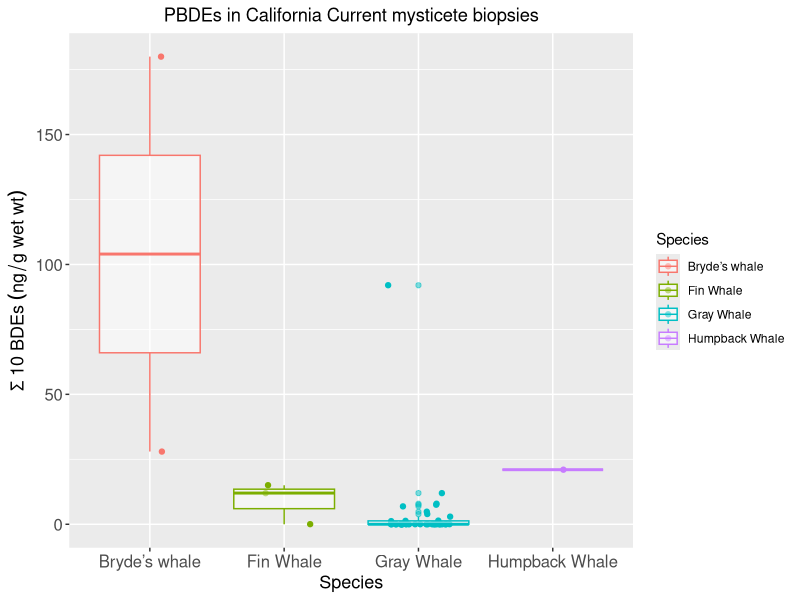
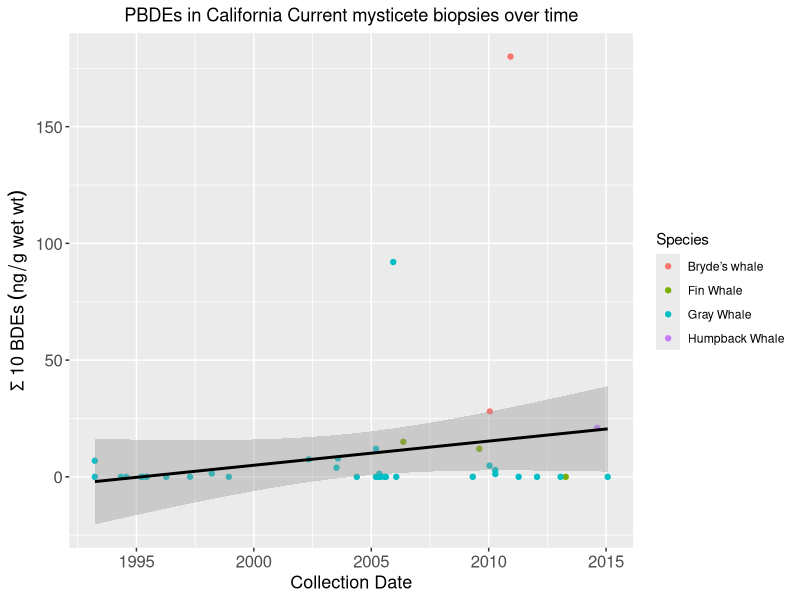
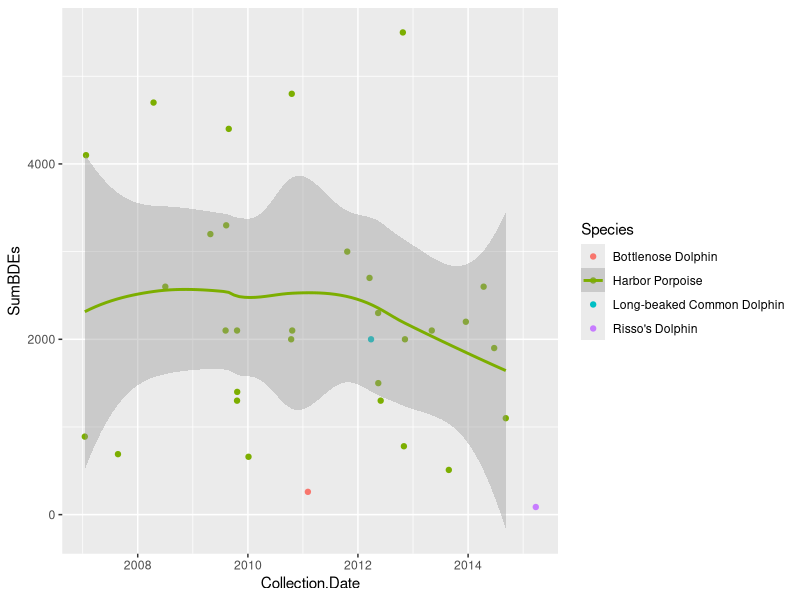

Source code (R) for these figures, in order: (Note: this script raises an error after producing the figures.)
###########################################
# Visualizing and analyzing CRC's preliminary PBDE data
###########################################

# load packages
library(dplyr)
library(ggplot2)

# set working directory
setwd("/Users/matthewsavoca/Documents/Research Data/Whale research/")

# load and format data 
CRC_whale <- read.csv("CRC cetacean PBDE summary.csv")
CRC_whale$Collection.Date <- as.Date(CRC_whale$Collection.Date, "%m/%d/%y") #change column to date format

CRC_whale$Species=gsub("gray whale", "Gray Whale", CRC_whale$Species)
CRC_whale$Species=gsub("Bryde's whale", "Bryde's Whale", CRC_whale$Species)
CRC_whale$Species <- as.factor(CRC_whale$Species)

CRC_whale$SumBDEs=gsub("< LOQ", NA, CRC_whale$SumBDEs) #subs out < LOQ for NA, need for changing column format to numeric
CRC_whale$SumBDEs <- as.numeric(CRC_whale$SumBDEs)
CRC_whale$SumBDEs[is.na(CRC_whale$SumBDEs)] <- 0 #turns NAs into zeros

# making two subsets of data, one for mysticetes and one for odontocetes
mys <- filter(CRC_whale, !Species %in% c("Bottlenose Dolphin","Long-beaked Common Dolphin","Harbor Porpoise","Risso's Dolphin"))
odon <- filter(CRC_whale, Species %in% c("Bottlenose Dolphin","Long-beaked Common Dolphin","Harbor Porpoise","Risso's Dolphin"))

# making first graphs
PBDE_mys <- ggplot(data = mys, aes(x = Species, y = SumBDEs, colour = Species)) + 
                    geom_jitter(width = 0.25) + 
                    geom_boxplot(alpha = 0.5) + 
                    ggtitle("PBDEs in California Current mysticete biopsies") + 
                    theme(plot.title = element_text(hjust = 0.5), axis.text = element_text(size = 12), 
                          axis.title.x = element_text(size = 13), axis.title.y = element_text(size = 13)) +
                    ylab(expression(Sigma~10~BDEs~(ng/g~wet~wt)))

PBDE_mys


PBDE_mys_time <- ggplot(data = mys, aes(x = Collection.Date, y = SumBDEs)) +
  geom_point(aes(colour = Species)) + geom_smooth(method = "lm", color = "black") +
  theme(plot.title = element_text(hjust = 0.5), axis.text = element_text(size = 12), 
        axis.title.x = element_text(size = 13), axis.title.y = element_text(size = 13)) +
  ggtitle("PBDEs in California Current mysticete biopsies over time") + 
  xlab("Collection Date") +
  ylab(expression(Sigma~10~BDEs~(ng/g~wet~wt)))
 
PBDE_mys_time 


PBDE_odon <- ggplot(data = odon, aes(x = Collection.Date, y = SumBDEs, colour = Species)) + 
  geom_point() +
  geom_smooth()

PBDE_odon



# Violin or boxlpot plot of mass loss by stage
ML_V = ggplot(Mass_loss, aes(x = Stage, y = log(Mass.loss..g.), fill = Stage, colour = Stage)) +
  geom_violin(alpha = 0.3) +
  #geom_boxplot(alpha = 0.3) +
  geom_jitter(width = 0.25, alpha = 0.5)